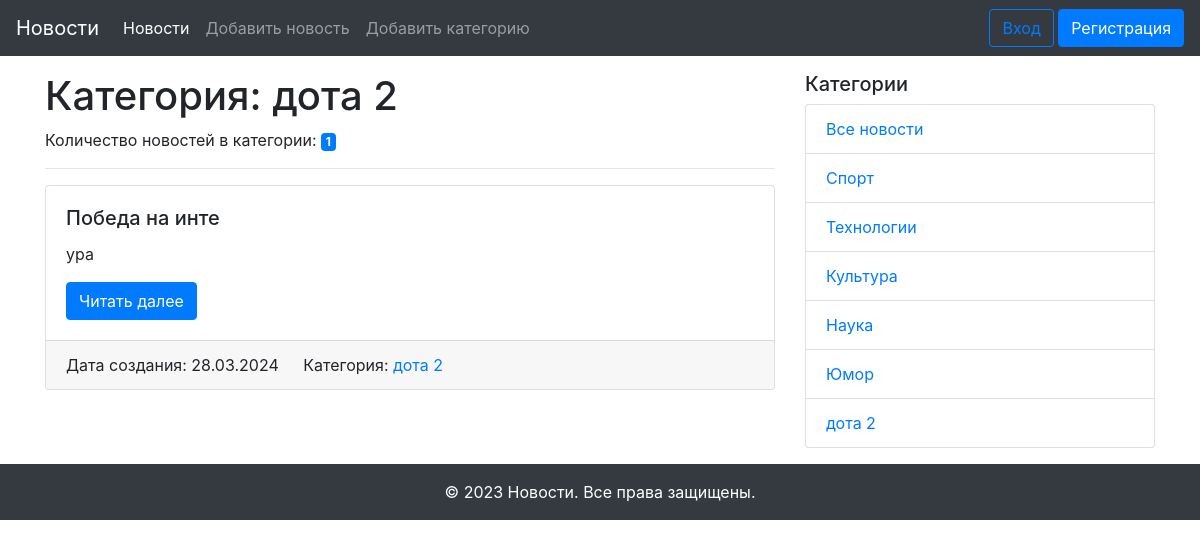
The app's page /category/6 with its own data.
### app/models.py (models this page shows, shortened)
class Category(db.Model):
    id = db.Column(db.Integer, primary_key=True)
    title = db.Column(db.String(255), nullable=False)
    news = db.relationship('News', back_populates='category')

class News(db.Model):
    id = db.Column(db.Integer, primary_key=True)
    title = db.Column(db.String(255), unique=True, nullable=False)
    text = db.Column(db.Text, nullable=False)
    created_date = db.Column(db.DateTime, default=datetime.utcnow)
    category_id = db.Column(db.Integer, db.ForeignKey('category.id'), nullable=True)
    category = db.relationship('Category', back_populates='news')
    user_id = db.Column(db.Integer, db.ForeignKey('user.id'))
    user = db.relationship('User', back_populates='news')

### app/views.py (the view)
@app.route('/category/<int:id>')
def news_in_category(id):
    category = Category.query.get(id)
    news = category.news
    category_name = category.title
    categories = Category.query.all()
    return render_template('category.html',
                           news=news,
                           category_name=category_name,
                           categories=categories)

### app/templates/category.html (shortened to what this page needs)
{% extends "base.html" %}
{% block content %}
  <h1>Категория: {{ category_name }}</h1>
  <p>Количество новостей в категории: <span class="badge badge-primary">{{ news|length }}</span></p>
  <hr>
  {% for news in news %}
  <div class="card mb-3">
    <div class="card-body">
      <h5 class="card-title">{{ news.title }}</h5>
      <p class="card-text">{{ news.text|truncate(100) }}</p>
      <a href="{{ url_for('news_detail', id=news.id) }}" class="btn btn-primary">Читать далее</a>
    </div>
    <div class="card-footer">
      {% if news.created_date %}
        <span class="card-link">Дата создания: {{ news.created_date.strftime('%d.%m.%Y') }}</span>
      {% endif %}
      {% if news.category %}
        <span class="card-link">Категория: <a href="{{ url_for('news_in_category', id=news.category.id) }}">{{ news.category.title }}</a></span>
      {% endif %}
    </div>
  </div>
  {% else %}
  <p class="card-text">Новостей пока нет!</p>
  {% endfor %}
{% endblock content %}

### app/templates/side_navigation.html
<div class="col-md-4">
  <h5>Категории</h5>
  <ul class="list-group">
    <li class="list-group-item"><a href="{{ url_for('index') }}">Все новости</a></li>
    {% for category in categories %}
      <li class="list-group-item"><a href="{{ url_for('news_in_category', id=category.id) }}">{{ category.title }}</a></li>
    {% endfor %}
  </ul>
</div>

### records on screen
Category: title "дота 2"
News: title "Победа на инте", text "ура", created_date "28.03.2024", category "дота 2"
Category: title "Спорт"
Category: title "Технологии"
Category: title "Культура"
Category: title "Наука"
Category: title "Юмор"

### other values on screen
{{ news|length }} "1"
